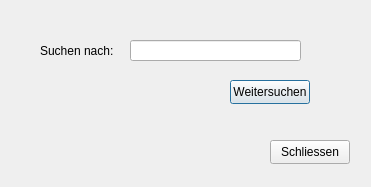
<?xml version="1.0" encoding="UTF-8"?>
<ui version="4.0">
 <class>FindWindow</class>
 <widget class="QDialog" name="FindWindow">
  <property name="geometry">
   <rect>
    <x>0</x>
    <y>0</y>
    <width>371</width>
    <height>187</height>
   </rect>
  </property>
  <property name="windowTitle">
   <string>Dialog</string>
  </property>
  <widget class="QLabel" name="label">
   <property name="geometry">
    <rect>
     <x>40</x>
     <y>40</y>
     <width>81</width>
     <height>21</height>
    </rect>
   </property>
   <property name="text">
    <string>Suchen nach:</string>
   </property>
  </widget>
  <widget class="QLineEdit" name="leWord">
   <property name="geometry">
    <rect>
     <x>130</x>
     <y>40</y>
     <width>171</width>
     <height>21</height>
    </rect>
   </property>
  </widget>
  <widget class="QPushButton" name="btnSearch">
   <property name="geometry">
    <rect>
     <x>230</x>
     <y>80</y>
     <width>80</width>
     <height>24</height>
    </rect>
   </property>
   <property name="text">
    <string>Weitersuchen</string>
   </property>
  </widget>
  <widget class="QPushButton" name="pushButton_2">
   <property name="geometry">
    <rect>
     <x>270</x>
     <y>140</y>
     <width>80</width>
     <height>24</height>
    </rect>
   </property>
   <property name="text">
    <string>Schliessen</string>
   </property>
  </widget>
 </widget>
 <resources/>
 <connections/>
</ui>
